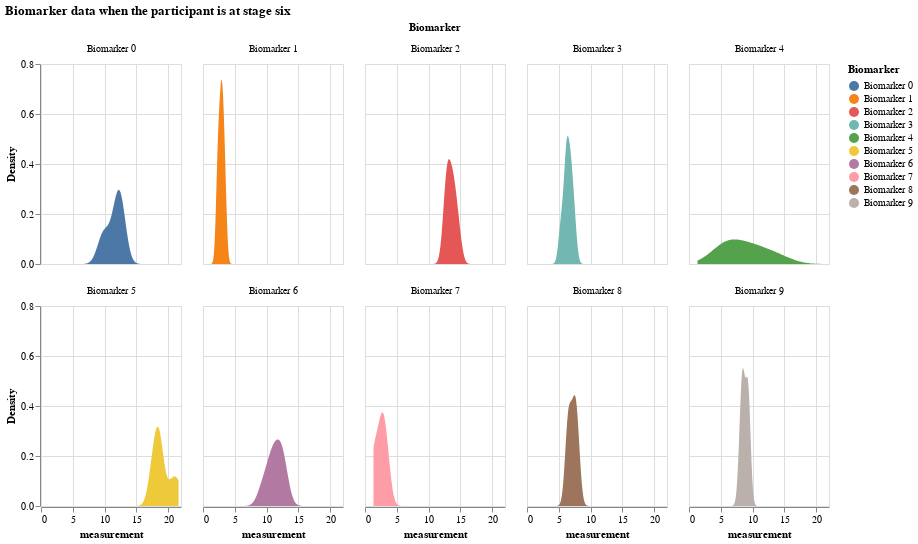

The code cell stored with this chart in its notebook:
### Markdown cell above
### Distribution of all biomarker values when the participant is at a certain disease stage

### Code cell
# biomarker data when the participant is at stage 6
df_kj_6 = df_expanded[df_expanded.k_j == 6]
df_kj_6

alt.Chart(df_kj_6).transform_density(
    'measurement',
    as_=['measurement', 'Density'],
    groupby=['Biomarker']
).mark_area().encode(
    x="measurement:Q",
    y="Density:Q",
    facet = alt.Facet(
        "Biomarker:N",
        columns = 5
    ),
    color=alt.Color(
        'Biomarker:N'
    )
).properties(
    width= 140,
    height = 200,
).properties(
    title='Biomarker data when the participant is at stage six'
)

### Figure 1 — Vega-Lite specification as saved in the notebook (floating-point values rounded to 4 significant figures)
{"config": {"view": {"continuousWidth": 300, "continuousHeight": 300}}, "data": {"name": "data-f7c6747655e6fe83bf1893311b016825"}, "mark": {"type": "area"}, "encoding": {"color": {"field": "Biomarker", "type": "nominal"}, "facet": {"columns": 5, "field": "Biomarker", "type": "nominal"}, "x": {"field": "measurement", "type": "quantitative"}, "y": {"field": "Density", "type": "quantitative"}}, "height": 200, "title": "Biomarker data when the participant is at stage six", "transform": [{"density": "measurement", "groupby": ["Biomarker"], "as": ["measurement", "Density"]}], "width": 140, "$schema": "https://vega.github.io/schema/vega-lite/v5.16.3.json", "datasets": {"data-f7c6747655e6fe83bf1893311b016825": [{"Biomarker": "Biomarker 0", "participant": 24, "measurement": 11.52, "k_j": 6, "S_n": 9, "affected_or_not": "not_affected"}, {"Biomarker": "Biomarker 0", "participant": 30, "measurement": 12.61, "k_j": 6, "S_n": 9, "affected_or_not": "not_affected"}, {"Biomarker": "Biomarker 0", "participant": 75, "measurement": 12.01, "k_j": 6, "S_n": 9, "affected_or_not": "not_affected"}, {"Biomarker": "Biomarker 0", "participant": 77, "measurement": 9.491, "k_j": 6, "S_n": 9, "affected_or_not": "not_affected"}, {"Biomarker": "Biomarker 0", "participant": 84, "measurement": 10.18, "k_j": 6, "S_n": 9, "affected_or_not": "not_affected"}, {"Biomarker": "Biomarker 0", "participant": 93, "measurement": 12.41, "k_j": 6, "S_n": 9, "affected_or_not": "not_affected"}, {"Biomarker": "Biomarker 0", "participant": 98, "measurement": 12.58, "k_j": 6, "S_n": 9, "affected_or_not": "not_affected"}, {"Biomarker": "Biomarker 1", "participant": 24, "measurement": 2.774, "k_j": 6, "S_n": 4, "affected_or_not": "affected"}, {"Biomarker": "Biomarker 1", "participant": 30, "measurement": 3.49, "k_j": 6, "S_n": 4, "affected_or_not": "affected"}, {"Biomarker": "Biomarker 1", "participant": 75, "measurement": 3.241, "k_j": 6, "S_n": 4, "affected_or_not": "affected"}, {"Biomarker": "Biomarker 1", "participant": 77, "measurement": 2.29, "k_j": 6, "S_n": 4, "affected_or_not": "affected"}, {"Biomarker": "Biomarker 1", "participant": 84, "measurement": 2.856, "k_j": 6, "S_n": 4, "affected_or_not": "affected"}, {"Biomarker": "Biomarker 1", "participant": 93, "measurement": 3.025, "k_j": 6, "S_n": 4, "affected_or_not": "affected"}, {"Biomarker": "Biomarker 1", "participant": 98, "measurement": 2.398, "k_j": 6, "S_n": 4, "affected_or_not": "affected"}, {"Biomarker": "Biomarker 2", "participant": 24, "measurement": 14.71, "k_j": 6, "S_n": 10, "affected_or_not": "not_affected"}, {"Biomarker": "Biomarker 2", "participant": 30, "measurement": 13.11, "k_j": 6, "S_n": 10, "affected_or_not": "not_affected"}, {"Biomarker": "Biomarker 2", "participant": 75, "measurement": 12.73, "k_j": 6, "S_n": 10, "affected_or_not": "not_affected"}, {"Biomarker": "Biomarker 2", "participant": 77, "measurement": 13.37, "k_j": 6, "S_n": 10, "affected_or_not": "not_affected"}, {"Biomarker": "Biomarker 2", "participant": 84, "measurement": 13.9, "k_j": 6, "S_n": 10, "affected_or_not": "not_affected"}, {"Biomarker": "Biomarker 2", "participant": 93, "measurement": 12.66, "k_j": 6, "S_n": 10, "affected_or_not": "not_affected"}, {"Biomarker": "Biomarker 2", "participant": 98, "measurement": 14.03, "k_j": 6, "S_n": 10, "affected_or_not": "not_affected"}, {"Biomarker": "Biomarker 3", "participant": 24, "measurement": 7.454, "k_j": 6, "S_n": 6, "affected_or_not": "affected"}, {"Biomarker": "Biomarker 3", "participant": 30, "measurement": 6.919, "k_j": 6, "S_n": 6, "affected_or_not": "affected"}, {"Biomarker": "Biomarker 3", "participant": 75, "measurement": 6.0, "k_j": 6, "S_n": 6, "affected_or_not": "affected"}, {"Biomarker": "Biomarker 3", "participant": 77, "measurement": 6.266, "k_j": 6, "S_n": 6, "affected_or_not": "affected"}, {"Biomarker": "Biomarker 3", "participant": 84, "measurement": 5.332, "k_j": 6, "S_n": 6, "affected_or_not": "affected"}, {"Biomarker": "Biomarker 3", "participant": 93, "measurement": 6.823, "k_j": 6, "S_n": 6, "affected_or_not": "affected"}, {"Biomarker": "Biomarker 3", "participant": 98, "measurement": 6.311, "k_j": 6, "S_n": 6, "affected_or_not": "affected"}, {"Biomarker": "Biomarker 4", "participant": 24, "measurement": 11.4, "k_j": 6, "S_n": 5, "affected_or_not": "affected"}, {"Biomarker": "Biomarker 4", "participant": 30, "measurement": 6.559, "k_j": 6, "S_n": 5, "affected_or_not": "affected"}, {"Biomarker": "Biomarker 4", "participant": 75, "measurement": 9.907, "k_j": 6, "S_n": 5, "affected_or_not": "affected"}, {"Biomarker": "Biomarker 4", "participant": 77, "measurement": 5.266, "k_j": 6, "S_n": 5, "affected_or_not": "affected"}, {"Biomarker": "Biomarker 4", "participant": 84, "measurement": 5.406, "k_j": 6, "S_n": 5, "affected_or_not": "affected"}, {"Biomarker": "Biomarker 4", "participant": 93, "measurement": 14.08, "k_j": 6, "S_n": 5, "affected_or_not": "affected"}, {"Biomarker": "Biomarker 4", "participant": 98, "measurement": 8.21, "k_j": 6, "S_n": 5, "affected_or_not": "affected"}, {"Biomarker": "Biomarker 5", "participant": 24, "measurement": 18.66, "k_j": 6, "S_n": 8, "affected_or_not": "not_affected"}, {"Biomarker": "Biomarker 5", "participant": 30, "measurement": 21.61, "k_j": 6, "S_n": 8, "affected_or_not": "not_affected"}, {"Biomarker": "Biomarker 5", "participant": 75, "measurement": 20.51, "k_j": 6, "S_n": 8, "affected_or_not": "not_affected"}, {"Biomarker": "Biomarker 5", "participant": 77, "measurement": 18.59, "k_j": 6, "S_n": 8, "affected_or_not": "not_affected"}, {"Biomarker": "Biomarker 5", "participant": 84, "measurement": 17.49, "k_j": 6, "S_n": 8, "affected_or_not": "not_affected"}, {"Biomarker": "Biomarker 5", "participant": 93, "measurement": 18.62, "k_j": 6, "S_n": 8, "affected_or_not": "not_affected"}, {"Biomarker": "Biomarker 5", "participant": 98, "measurement": 17.84, "k_j": 6, "S_n": 8, "affected_or_not": "not_affected"}, {"Biomarker": "Biomarker 6", "participant": 24, "measurement": 10.48, "k_j": 6, "S_n": 7, "affected_or_not": "not_affected"}, {"Biomarker": "Biomarker 6", "participant": 30, "measurement": 12.51, "k_j": 6, "S_n": 7, "affected_or_not": "not_affected"}, {"Biomarker": "Biomarker 6", "participant": 75, "measurement": 11.42, "k_j": 6, "S_n": 7, "affected_or_not": "not_affected"}, {"Biomarker": "Biomarker 6", "participant": 77, "measurement": 10.89, "k_j": 6, "S_n": 7, "affected_or_not": "not_affected"}, {"Biomarker": "Biomarker 6", "participant": 84, "measurement": 12.04, "k_j": 6, "S_n": 7, "affected_or_not": "not_affected"}, {"Biomarker": "Biomarker 6", "participant": 93, "measurement": 12.77, "k_j": 6, "S_n": 7, "affected_or_not": "not_affected"}, {"Biomarker": "Biomarker 6", "participant": 98, "measurement": 9.348, "k_j": 6, "S_n": 7, "affected_or_not": "not_affected"}, {"Biomarker": "Biomarker 7", "participant": 24, "measurement": 2.277, "k_j": 6, "S_n": 3, "affected_or_not": "affected"}, {"Biomarker": "Biomarker 7", "participant": 30, "measurement": 2.549, "k_j": 6, "S_n": 3, "affected_or_not": "affected"}, {"Biomarker": "Biomarker 7", "participant": 75, "measurement": 1.334, "k_j": 6, "S_n": 3, "affected_or_not": "affected"}, {"Biomarker": "Biomarker 7", "participant": 77, "measurement": 3.628, "k_j": 6, "S_n": 3, "affected_or_not": "affected"}, {"Biomarker": "Biomarker 7", "participant": 84, "measurement": 3.137, "k_j": 6, "S_n": 3, "affected_or_not": "affected"}, {"Biomarker": "Biomarker 7", "participant": 93, "measurement": 1.447, "k_j": 6, "S_n": 3, "affected_or_not": "affected"}, {"Biomarker": "Biomarker 7", "participant": 98, "measurement": 2.858, "k_j": 6, "S_n": 3, "affected_or_not": "affected"}, {"Biomarker": "Biomarker 8", "participant": 24, "measurement": 6.396, "k_j": 6, "S_n": 2, "affected_or_not": "affected"}, {"Biomarker": "Biomarker 8", "participant": 30, "measurement": 6.75, "k_j": 6, "S_n": 2, "affected_or_not": "affected"}, {"Biomarker": "Biomarker 8", "participant": 75, "measurement": 7.768, "k_j": 6, "S_n": 2, "affected_or_not": "affected"}, {"Biomarker": "Biomarker 8", "participant": 77, "measurement": 6.374, "k_j": 6, "S_n": 2, "affected_or_not": "affected"}, {"Biomarker": "Biomarker 8", "participant": 84, "measurement": 8.028, "k_j": 6, "S_n": 2, "affected_or_not": "affected"}, {"Biomarker": "Biomarker 8", "participant": 93, "measurement": 7.269, "k_j": 6, "S_n": 2, "affected_or_not": "affected"}, {"Biomarker": "Biomarker 8", "participant": 98, "measurement": 7.505, "k_j": 6, "S_n": 2, "affected_or_not": "affected"}, {"Biomarker": "Biomarker 9", "participant": 24, "measurement": 9.243, "k_j": 6, "S_n": 1, "affected_or_not": "affected"}, {"Biomarker": "Biomarker 9", "participant": 30, "measurement": 8.633, "k_j": 6, "S_n": 1, "affected_or_not": "affected"}, {"Biomarker": "Biomarker 9", "participant": 75, "measurement": 9.376, "k_j": 6, "S_n": 1, "affected_or_not": "affected"}, {"Biomarker": "Biomarker 9", "participant": 77, "measurement": 8.384, "k_j": 6, "S_n": 1, "affected_or_not": "affected"}, {"Biomarker": "Biomarker 9", "participant": 84, "measurement": 8.037, "k_j": 6, "S_n": 1, "affected_or_not": "affected"}, {"Biomarker": "Biomarker 9", "participant": 93, "measurement": 8.417, "k_j": 6, "S_n": 1, "affected_or_not": "affected"}, {"Biomarker": "Biomarker 9", "participant": 98, "measurement": 9.284, "k_j": 6, "S_n": 1, "affected_or_not": "affected"}]}}
